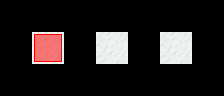

Rendered tile map (Tiled .tmx) drawn with the repository's tilesets; below, a short description and the map source with its tile grids summarised:
An orthogonal 7x3 tile map with 32x32 px tiles, 6 tile layers (ruleRegions, ruleSet, rule_Ground, rule_Fringe, ...), 4 tilesets.

<map version="1.0" orientation="orthogonal" width="7" height="3" tilewidth="32" tileheight="32">
 <tileset firstgid="1" name="set_icemountain" tilewidth="32" tileheight="32">
  <image source="../graphics/tiles/set_icemountain.png" width="96" height="64" />
 </tileset>
 <tileset firstgid="7" name="set_rules" tilewidth="32" tileheight="32">
  <image source="../graphics/tiles/set_rules.png" width="32" height="32" />
 </tileset>
 <tileset firstgid="8" name="Snow" tilewidth="32" tileheight="32">
  <image source="../graphics/tiles/Snow.png" width="512" height="512" />
 </tileset>
 <tileset firstgid="264" name="collision" tilewidth="32" tileheight="32">
  <image source="../graphics/tiles/collision.png" width="64" height="32" />
 </tileset>
 <layer name="ruleRegions" width="7" height="3">
  <data>[21 cells, 3 non-empty, 1 distinct tile ids]</data>
 </layer>
 <layer name="ruleSet" width="7" height="3">
  <data>[21 cells, 3 non-empty, 3 distinct tile ids]</data>
 </layer>
 <layer name="rule_Ground" width="7" height="3">
  <data>[21 cells, 3 non-empty, 1 distinct tile ids]</data>
 </layer>
 <layer name="rule_Fringe" width="7" height="3">
  <data>[21 cells, 0 non-empty, 0 distinct tile ids]</data>
 </layer>
 <layer name="rule_Over" width="7" height="3">
  <data>[21 cells, 0 non-empty, 0 distinct tile ids]</data>
 </layer>
 <layer name="rule_Collision" width="7" height="3">
  <data>[21 cells, 1 non-empty, 1 distinct tile ids]</data>
 </layer>
</map>
